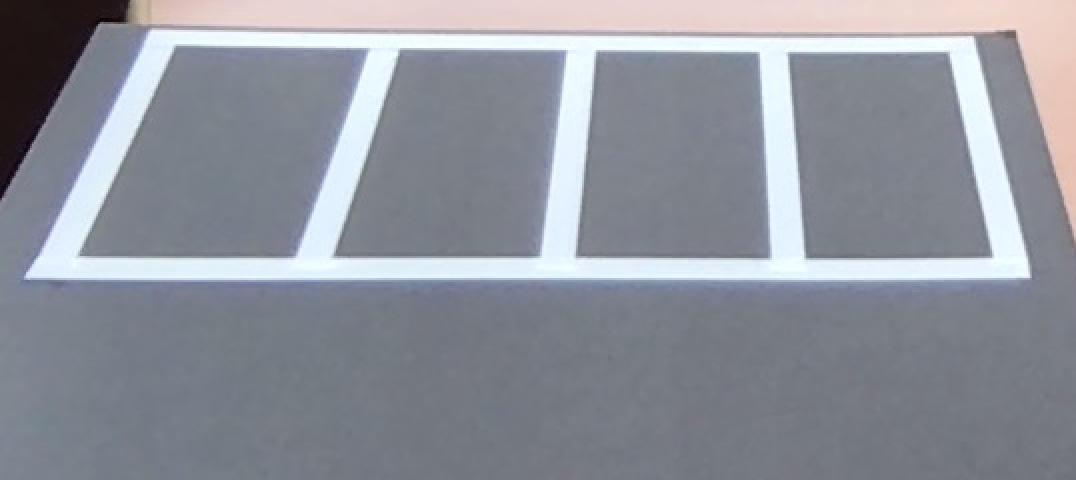
#> input picture 06. Lane Detection/test.png, 1076 x 480 px
$ python edge.py
#> lines starting #> are read from the running program, lines starting #| are printed output that depends on the picture; after the words box and inside, x2 and y2 are one past the last pixel; in counts of white or black regions, pixels touching at a corner belong together
# -*- coding: utf-8 -*- # 한글 주석쓰려면 이거 해야함
import cv2 # opencv 사용
import numpy as np

def grayscale(img): # 흑백이미지로 변환
    return cv2.cvtColor(img, cv2.COLOR_RGB2GRAY)

def canny(img, low_threshold, high_threshold): # Canny 알고리즘
    return cv2.Canny(img, low_threshold, high_threshold)

def gaussian_blur(img, kernel_size): # 가우시안 필터
    return cv2.GaussianBlur(img, (kernel_size, kernel_size), 0)

image = cv2.imread('test.png') # 이미지 읽기
#> image is the input picture: shape (480, 1076, 3); mean B, G, R 155, 146.1, 142.2
height, width = image.shape[:2] # 이미지 높이, 너비
#> height = 480; width = 1076

gray_img = grayscale(image) # 흑백이미지로 변환
#> in grayscale, `return cv2.cvtColor(img, cv2.COLOR_RGB2GRAY)`:
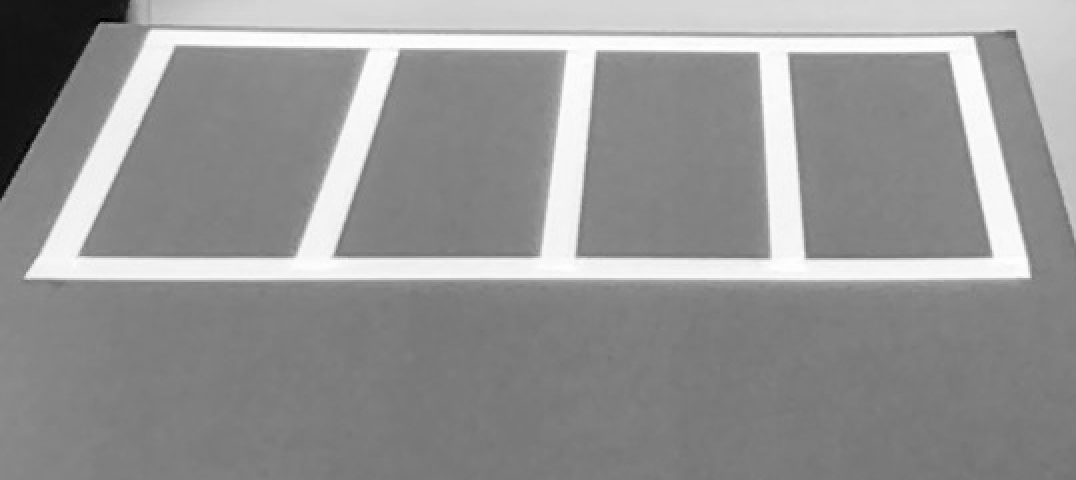
#> returned value: shape (480, 1076); min 1, max 254, mean 148.3

blur_img = gaussian_blur(gray_img, 3) # Blur 효과

canny_img = canny(blur_img, 70, 210) # Canny edge 알고리즘
#> in canny, `return cv2.Canny(img, low_threshold, high_threshold)`:
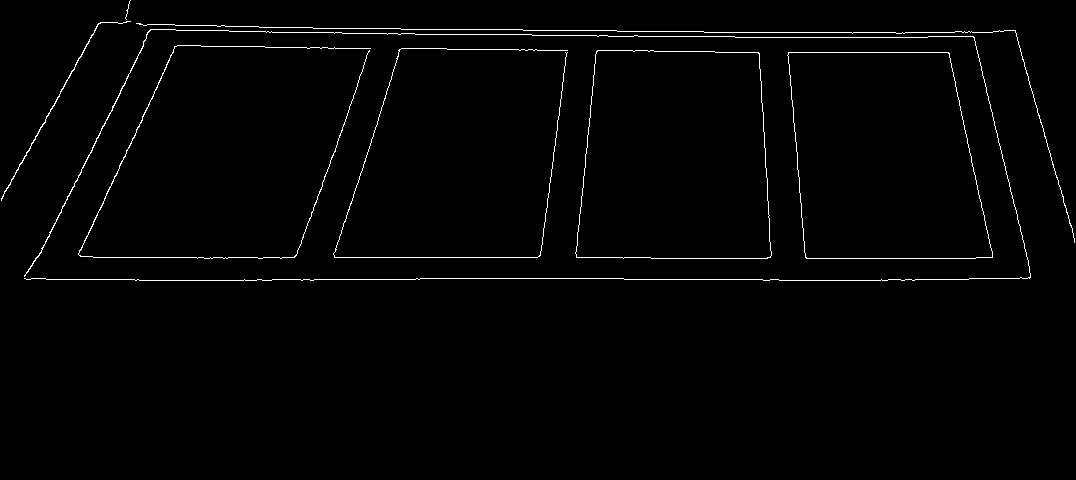
#> returned value: shape (480, 1076); 1.4% white in thin lines or dots, all inside (x1, y1, x2, y2) = (1, 0, 1075, 281)

cv2.imshow('result',canny_img) # Canny 이미지 출력
cv2.waitKey(0)

$ run again, with 06. Lane Detection/parking_lot_1.jpeg saved as 06. Lane Detection/test.png
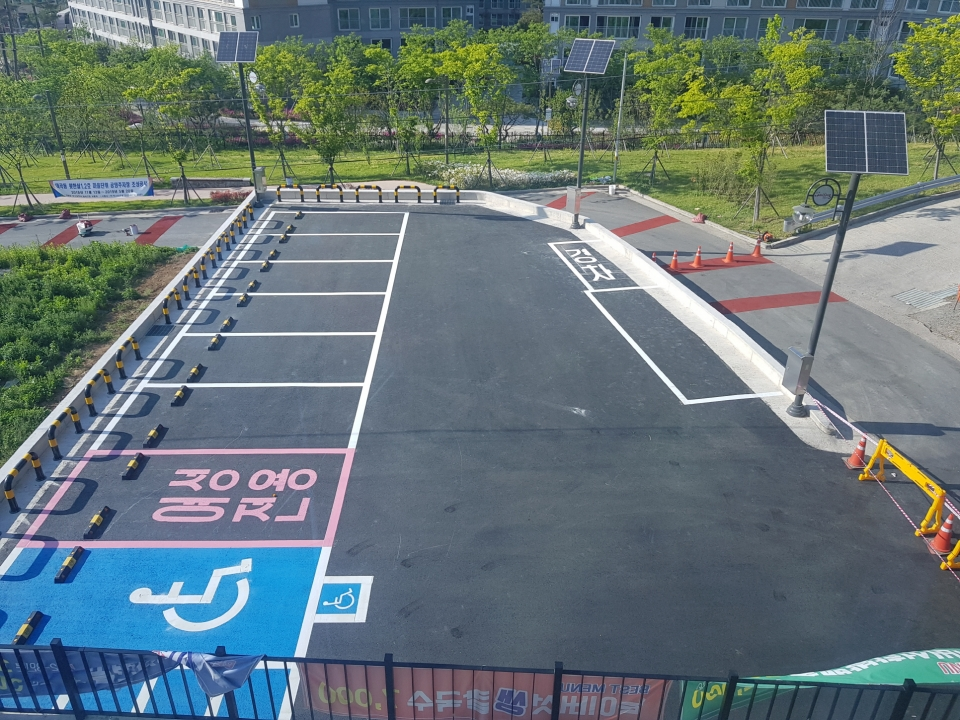
#> input picture 06. Lane Detection/parking_lot_1.jpeg, 960 x 720 px
#> image is the input picture: shape (720, 960, 3); mean B, G, R 119.7, 117.3, 101.4
#> in grayscale, `return cv2.cvtColor(img, cv2.COLOR_RGB2GRAY)`:
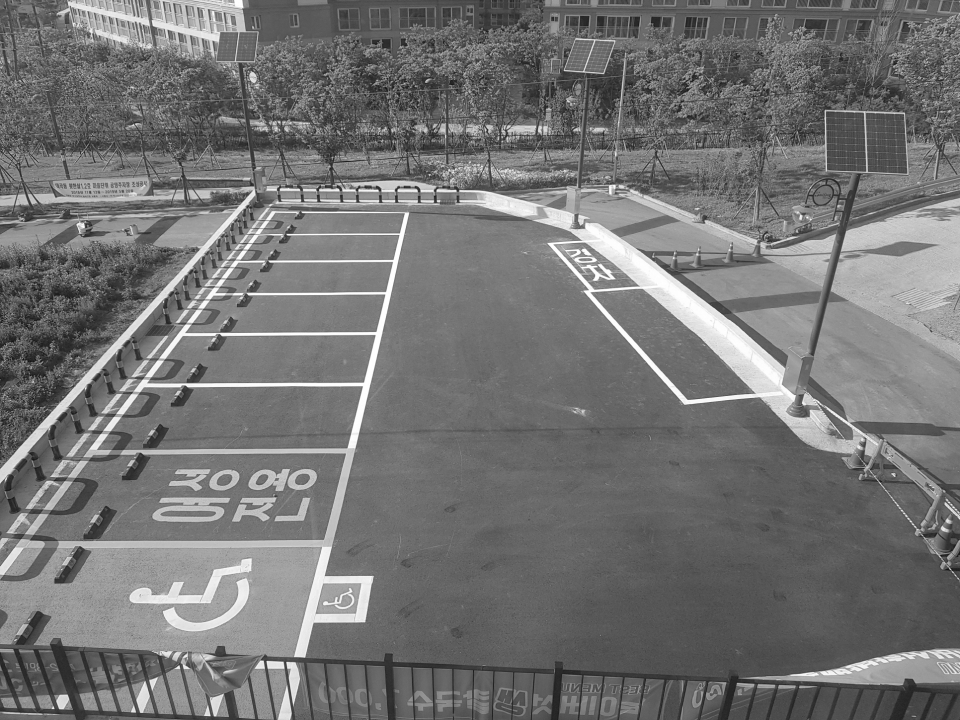
#> returned value: shape (720, 960); min 16, max 255, mean 116.2
#> in canny, `return cv2.Canny(img, low_threshold, high_threshold)`:
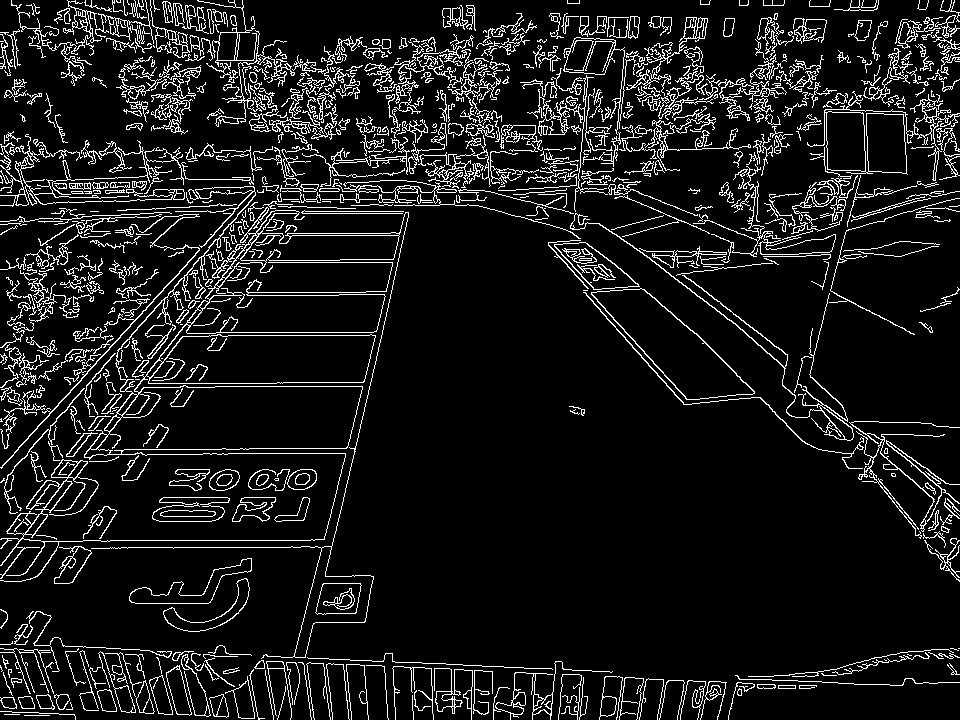
#> returned value: shape (720, 960); 9.6% white in thin lines or dots
